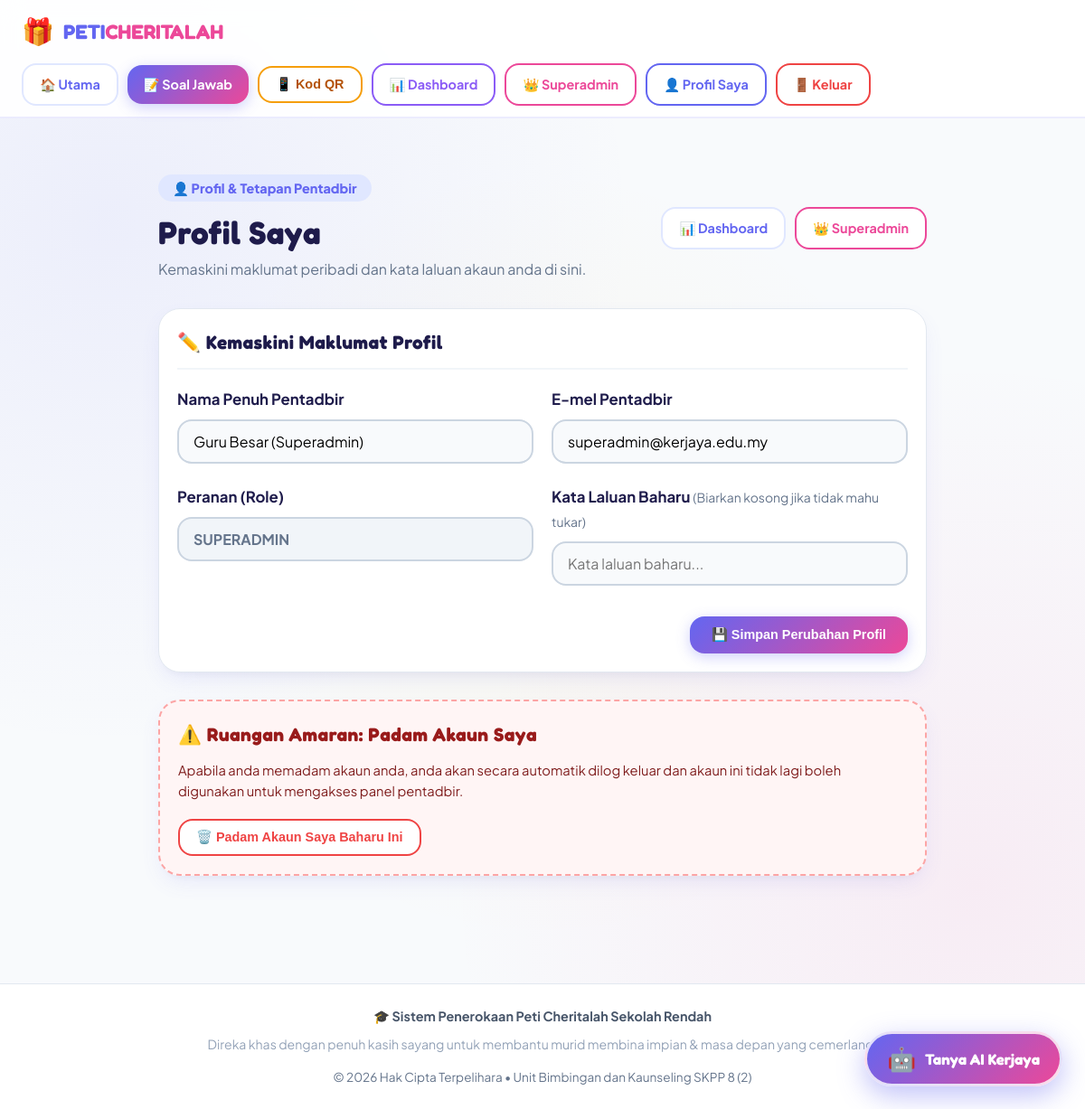
Screenshot of /admin/profile.php (signed in) with the database file from the repository.
### tables this page shows
CREATE TABLE IF NOT EXISTS `users` (
    `id` INT AUTO_INCREMENT PRIMARY KEY,
    `nama` VARCHAR(255) NOT NULL,
    `email` VARCHAR(255) NOT NULL UNIQUE,
    `password` VARCHAR(255) NOT NULL,
    `role` ENUM('admin', 'superadmin') NOT NULL DEFAULT 'admin',
    `created_at` TIMESTAMP DEFAULT CURRENT_TIMESTAMP
);

### admin/profile.php (the view, shortened to what this page needs)
<?php
require_once '../config/db.php';
$user_id = (int)$_SESSION['user_id'];
$stmt_user = $pdo->prepare("SELECT * FROM users WHERE id = ?");
$stmt_user->execute([$user_id]);
$current_user = $stmt_user->fetch();
require_once '../includes/header.php';
?>
<div class="container admin-container" style="max-width:850px; margin-top:40px; margin-bottom:60px;">
    <div style="display:flex; justify-content:space-between; align-items:center; flex-wrap:wrap; margin-bottom:30px; gap:16px;">
        <div>
            <span style="background:var(--primary-light); color:var(--primary); font-weight:800; padding:6px 16px; border-radius:50px; font-size:0.9rem;">
                👤 Profil & Tetapan Pentadbir
            </span>
            <h1 style="font-size:2.2rem; color:#1e1b4b; margin-top:8px;">Profil Saya</h1>
            <p style="color:var(--text-muted);">Kemaskini maklumat peribadi dan kata laluan akaun anda di sini.</p>
        </div>
        <div style="display:flex; gap:10px;">
            <a href="dashboard.php" class="nav-btn btn-outline">
                📊 Dashboard
            </a>
            <?php if ($_SESSION['user_role'] === 'superadmin'): ?>
                <a href="superadmin.php" class="nav-btn btn-outline" style="border-color:var(--secondary); color:var(--secondary);">
                    👑 Superadmin
                </a>
            <?php endif; ?>
        </div>
    </div>
    <div class="table-card" style="margin-bottom:30px;">
        <h3 style="font-size:1.3rem; color:#1e1b4b; margin-bottom:20px; border-bottom:2px solid #f1f5f9; padding-bottom:12px; display:flex; align-items:center; gap:10px;">
            ✏️ Kemaskini Maklumat Profil
        </h3>
        <form action="profile.php" method="POST">
            <div style="display:grid; grid-template-columns:repeat(auto-fit, minmax(280px, 1fr)); gap:20px;">
                <div class="form-group">
                    <label class="form-label" for="nama">Nama Penuh Pentadbir</label>
                    <input type="text" id="nama" name="nama" class="form-control" value="<?php echo htmlspecialchars($current_user['nama']); ?>" required>
                </div>
                <div class="form-group">
                    <label class="form-label" for="email">E-mel Pentadbir</label>
                    <input type="email" id="email" name="email" class="form-control" value="<?php echo htmlspecialchars($current_user['email']); ?>" required>
                </div>
            </div>
            <div style="display:grid; grid-template-columns:repeat(auto-fit, minmax(280px, 1fr)); gap:20px;">
                <div class="form-group">
                    <label class="form-label" for="role_display">Peranan (Role)</label>
                    <input type="text" id="role_display" class="form-control" value="<?php echo strtoupper($current_user['role']); ?>" disabled style="background:#f1f5f9; color:#64748b; font-weight:700;">
                </div>
                <div class="form-group">
                    <label class="form-label" for="new_password">Kata Laluan Baharu <small style="color:var(--text-muted); font-weight:normal;">(Biarkan kosong jika tidak mahu tukar)</small></label>
                    <input type="password" id="new_password" name="new_password" class="form-control" placeholder="Kata laluan baharu...">
                </div>
            </div>
            <div style="margin-top:10px; display:flex; justify-content:flex-end;">
                <button type="submit" class="btn-primary nav-btn" style="padding:12px 24px;">
                    💾 Simpan Perubahan Profil
                </button>
            </div>
        </form>
    </div>
    <div class="table-card" style="border:2px dashed #fca5a5; background:#fff5f5;">
        <h3 style="font-size:1.3rem; color:#991b1b; margin-bottom:12px; display:flex; align-items:center; gap:8px;">
            ⚠️ Ruangan Amaran: Padam Akaun Saya
        </h3>
        <p style="color:#7f1d1d; font-size:0.92rem; margin-bottom:18px; line-height:1.6;">
            Apabila anda memadam akaun anda, anda akan secara automatik dilog keluar dan akaun ini tidak lagi boleh digunakan untuk mengakses panel pentadbir.
        </p>
        <button type="button" class="btn-outline nav-btn" onclick="openModal('deleteAccountModal')" style="border-color:#ef4444; color:#ef4444; font-weight:700;">
            🗑️ Padam Akaun Saya Baharu Ini
        </button>
    </div>
</div>
<?php require_once '../includes/footer.php'; ?>

### assets/css/style.css (style rules this page uses)
:root { --font-heading: 'Fredoka', cursive, sans-serif; --font-body: 'Plus Jakarta Sans', sans-serif; --primary: #6366f1; --primary-hover: #4f46e5; --primary-light: #e0e7ff; --secondary: #ec4899; --secondary-hover: #db2777; --accent-yellow: #fbbf24; --accent-green: #10b981; --accent-cyan: #06b6d4; --accent-purple: #8b5cf6; --bg-main: #f8fafc; --card-bg: rgba(255, 255, 255, 0.94); --glass-border: rgba(255, 255, 255, 0.5); --text-dark: #1e293b; --text-muted: #64748b; --shadow-soft: 0 10px 25px -5px rgba(99, 102, 241, 0.12), 0 8px 10px -6px rgba(0, 0, 0, 0.04); --shadow-hover: 0 20px 35px -10px rgba(99, 102, 241, 0.25); --radius-lg: 24px; --radius-md: 16px; --radius-sm: 10px; }
* { margin: 0; padding: 0; box-sizing: border-box; }
body { font-family: var(--font-body); background-color: var(--bg-main); color: var(--text-dark); line-height: 1.6; overflow-x: hidden; background-image: radial-gradient(circle at 10% 20%, rgba(99, 102, 241, 0.08) 0%, transparent 40%), radial-gradient(circle at 90% 80%, rgba(236, 72, 153, 0.08) 0%, transparent 40%), radial-gradient(circle at 50% 50%, rgba(251, 191, 36, 0.06) 0%, transparent 50%); background-attachment: fixed; -webkit-tap-highlight-color: transparent; }
h1, h2, h3, h4, h5, .font-heading { font-family: var(--font-heading); letter-spacing: 0.5px; }
.nav-btn { padding: 10px 18px; border-radius: var(--radius-md); font-weight: 700; font-size: 0.9rem; text-decoration: none; transition: all 0.3s cubic-bezier(0.34, 1.56, 0.64, 1); display: inline-flex; align-items: center; justify-content: center; gap: 6px; border: none; cursor: pointer; white-space: nowrap; }
.btn-primary { background: linear-gradient(135deg, var(--primary), var(--secondary)); color: white; box-shadow: 0 4px 15px rgba(99, 102, 241, 0.3); }
.btn-outline { background: white; color: var(--primary); border: 2px solid var(--primary-light); }
.container { max-width: 1200px; margin: 0 auto; padding: 0 20px; }
.form-group { margin-bottom: 24px; }
.form-label { display: block; font-weight: 700; font-size: 1.05rem; margin-bottom: 8px; color: #1e1b4b; }
.form-label small { font-weight: normal; color: var(--text-muted); }
.form-control { width: 100%; min-height: 48px; padding: 12px 16px; border-radius: var(--radius-md); border: 2px solid #cbd5e1; font-family: var(--font-body); font-size: 1rem; transition: all 0.25s ease; background: #f8fafc; }
.admin-container { padding: 24px 0; }
.table-card { background: white; border-radius: var(--radius-lg); padding: 20px; box-shadow: var(--shadow-soft); border: 1px solid #e2e8f0; margin-bottom: 35px; }

### rows the page displays
users: nama "Guru Besar (Superadmin)", email "superadmin@kerjaya.edu.my", role "SUPERADMIN"
